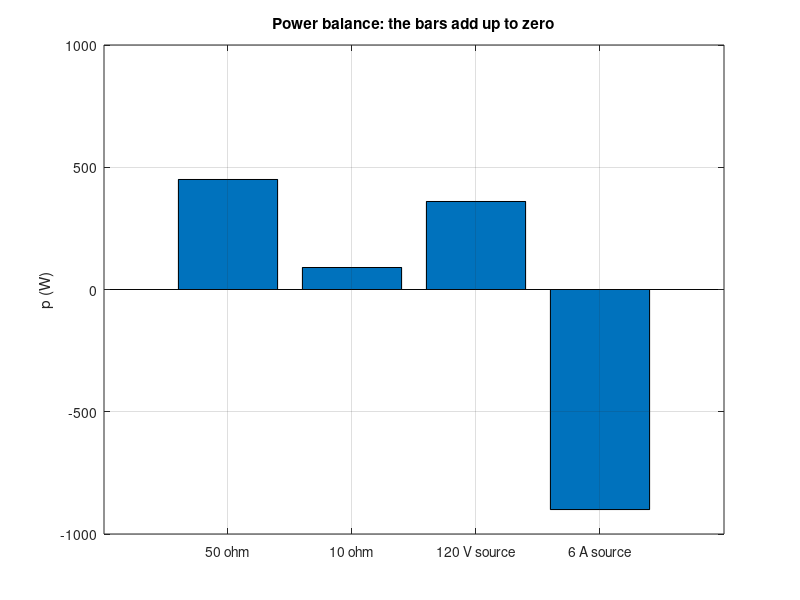

Reproduce this figure in MATLAB.
% Circuits 1 — Power and Energy
%title: Power Balance and Energy
%ar-title: توازن القدرة والطاقة
%lesson: c1-variables-4
%course: circuits-1

%% P = dw/dt = VI
%ar: مثال الدرس: عنصر عليه 4 V ويدخله 3 A من طرفه الموجب. p = vi، والطاقة في دقيقتين w = p·t.
v = 4; i = 3; t = 120;
p = v * i;
w = p * t;
fprintf('p = %g W, energy in 2 min = %g J\n', p, w)
%check: p == 12 && w == 1440

%% Energy is the integral of power
%ar: إذا تغيرت القدرة مع الزمن فالطاقة تكامل القدرة. نتحقق بـ trapz أن تكامل قدرة ثابتة 12 W خلال 120 s يعطي 1440 J.
tt = linspace(0, 120, 1201);
pp = 12 * ones(size(tt));
W = trapz(tt, pp);
fprintf('integral of p dt = %.4f J\n', W)
%check: abs(W - 1440) < 1e-9

%%! Project idea: power balance in a circuit
%ar: مشروع: في مثال 2.8 (الفصل الثاني) القدرات هي 450 و 90 و 360 و −900 W. مجموعها يجب أن يكون صفرًا.
names = {'50 ohm', '10 ohm', '120 V source', '6 A source'};
P = [450 90 360 -900];
for k = 1:4, fprintf('%-13s %+6g W\n', names{k}, P(k)); end
fprintf('sum = %g W\n', sum(P))
%check: sum(P) == 0
bar(P); grid on; set(gca, 'xticklabel', names); ylabel('p (W)'); title('Power balance: the bars add up to zero')
